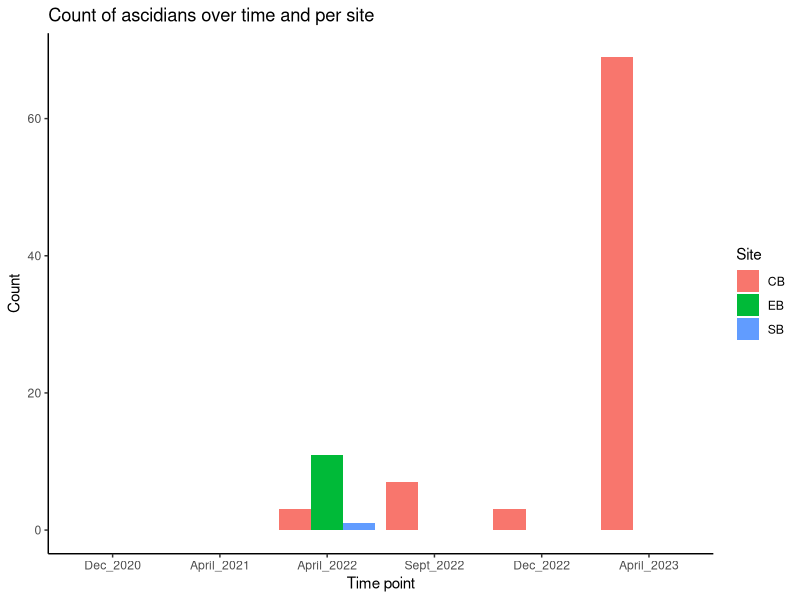
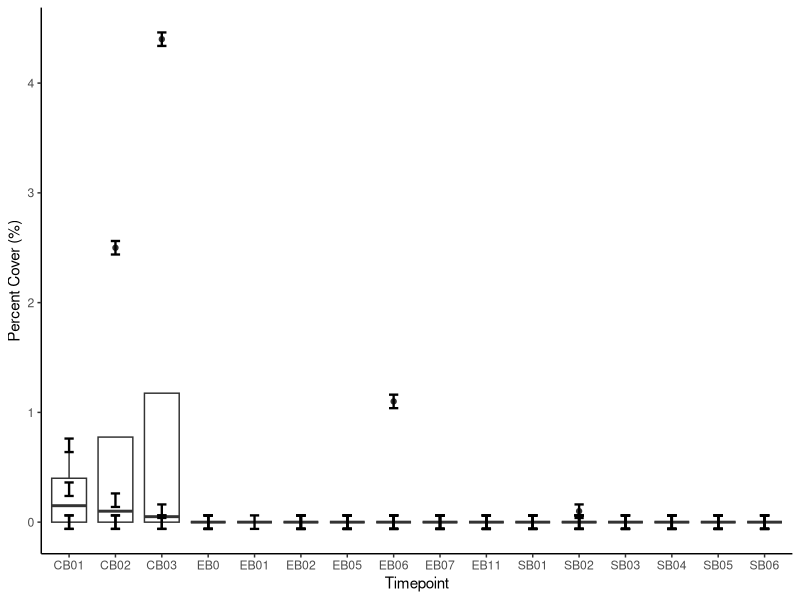

R code for these plots, in order: (Note: this script raises an error after producing the figures.)
## ---- chunk 1
rm(list=ls())
library(tidyverse)
library(dplyr)
library(readxl)
## ---- chunk 2
benthic.data <- read_excel("Benthic_cover.xlsx")
## ---- chunk 3
ascidians.full <- benthic.data[, c("Image ID", "Image name", "TP", "Site", "Transect_ID", "Transect_no", "ASCD")]
## ---- chunk 4
month_year <- strsplit(ascidians.full$TP, "_")
month <- sapply(month_year, function(x) x[1])
year <- sapply(month_year, function(x) x[2])
months <- c("January", "February", "March", "April", "May", "June", "July",
            "August", "Sept", "October", "November", "Dec") 
            # Sept and Dec because that's how they're saved in ascidians.full
month_numeric <- match(month, months)
year_numeric <- as.numeric(year)
date <- as.Date(paste(year_numeric, month_numeric, "01", sep = "-"))

# Save the date in a new column, other than TP
ascidians.full$Date <- date
## ---- chunk 5
# Summed up cover = how many is there
ascidians.sum <- ascidians.full %>%
  group_by(TP, Site, Date) %>%
  summarize(sum_cover = sum(ASCD))

# remove NAs first
ascidians.sum <- na.omit(ascidians.sum)

# order the TPs
ascidians.sum <- ascidians.sum %>%
  mutate(TP = factor(TP, levels = c("Dec_2020", "April_2021", "April_2022", "Sept_2022", "Dec_2022",  "April_2023"))) %>%
  arrange(TP)

# simple plot
ggplot(ascidians.sum, aes(x = TP, y = sum_cover, fill = Site)) +
  geom_bar(stat = "identity", position = "dodge") +
  labs(x = "Time point", y = "Count", fill = "Site") +
  ggtitle("Count of ascidians over time and per site") +
  theme_classic()


# Mean cover = on average, how many is there per TP and Site
# ascidians.mean <- 
## ---- chunk 6
# pivot table
t.cover <- benthic.data %>% pivot_longer(c(Acanthastrea:Valspp), names_to = "Genera", values_to = "Cover")

# calculate mean cover & SD and SE by transect
mean.cover <- t.cover %>%
  group_by(TP, Site, Transect_ID, Genera) %>%
  summarize(mean_cover = mean(Cover)) %>%
  mutate(SE = sd(mean_cover) / sqrt(n()),
         SD = sd(mean_cover))




# calculate sum of cover values for each transect - rowSums
# make new column called percent_cover - multiply by 100 to get percent
transect.percent.cover <- mean.cover %>%
  group_by(TP, Site, Transect_ID) %>%
  summarize(percent_cover = sum(mean_cover[Genera == "ASCD"]) / sum(mean_cover) * 100, .groups = "drop") %>%
  mutate(SE = sd(percent_cover)/sqrt(n()))

# percent cover per site
site.percent.cover <- mean.cover %>%
  group_by(TP, Site) %>%
  summarize(percent_cover = sum(mean_cover[Genera == "ASCD"]) / sum(mean_cover) * 100, .groups = "drop") %>%
  mutate(SE = sd(percent_cover)/sqrt(n()))

# percent cover per time point
tp.percent.cover <- mean.cover %>%
  group_by(TP) %>%
  summarize(percent_cover = sum(mean_cover[Genera == "ASCD"]) / sum(mean_cover) * 100, .groups = "drop") %>%
  mutate(SE = sd(percent_cover)/sqrt(n()))



# plot per time point -> not the correct plot -> need to integrate TP and possibly site?
ggplot(transect.percent.cover, aes(x = Transect_ID, y = percent_cover)) +
  geom_boxplot() +
  geom_errorbar(aes(ymin = percent_cover - SE, ymax = percent_cover + SE),
                width = 0.2, color = "black", size = 0.8) +
  xlab("Timepoint") +
  ylab("Percent Cover (%)") +
  theme_classic()
## ---- chunk 7
# first average benthic data at transect level (average over 10 quadrats)
mean.cover.transects <- t.cover %>%
  group_by(TP, Site, Transect_ID, Genera) %>%
  summarize(mean_cover = mean(Cover))

# pivot long table back to wide
mean.cover.transects <- mean.cover.transects %>%
  pivot_wider(names_from = Genera, values_from = mean_cover)

ascd.occurr <- mean.cover.transects %>%
  mutate(ascd_occurrence = ifelse(ASCD != 0, "present", "absent"))

sum(ascd.occurr$ascd_occurrence == "present") # only 8 transects where ascidians occur

# calculate FOC for each TRANSECT_ID
transect.foc <- ascd.occurr %>%
  group_by(TP, Site, Transect_ID) %>%
  summarize(foc = (sum(ascd_occurrence == "present") / length(ascd.occurr$Transect_ID))*100)
# not sure if this length(benthic.data$Transect_no) is correct

# calculate FOC for each Site
site.foc <- ascd.occurr %>%
  group_by(TP, Site) %>%
  summarize(foc = (sum(ascd_occurrence == "present") / length(ascd.occurr$Transect_ID))*100)
# do you still use Transect_no here?

# calculate FOC per TP
TP.foc <- ascd.occurr %>%
  group_by(TP) %>%
  summarize(foc = (sum(ascd_occurrence == "present") / length(ascd.occurr$Transect_ID))*100)
## ---- chunk 8
colnames(benthic_data)
# make new data frame with columns without hard corals and sand (easier than taking them out of current df)
# also excluded dead coral and rubble
selected.cols <- c("TP", "Site", "Transect_ID", "Transect_no", "Anemone", "ASCD", "BInv", "CalcInvert", "SC", "SP", "Zoo", "Sediment", "Rhodo", "cyafil", "Cyanob", "TAS", "AL_fleshy", "AL_fol", "Amansia",  "ampart", "Asparago", "Bryopsis","calc_macro",  "Caulcupre", "CauRac", "CCA", "Chaeto", "Chlor", "CodFrag", "Colpo", "CYANO_DHC","Dasy","Dictyopter","Dictyota", "Halimeda","HALY", "Hormo", "Hydrocl", "Hyp", "Laur","MACR_Fil_A","MACR_LTH_O","Mal","MLRP", "Padina", "Ploc", "Sargassum", "Tri_fra", "Turf", "Ulva","Valspp" )
rel.cover.data <- benthic.data[selected.cols]

# calculate mean cover by transect -> transpose first
t.rel.cover <- rel.cover.data %>% pivot_longer(c(Anemone:Valspp), names_to = "Genera", values_to = "Cover")

rel.cover.mean.transects <- t.rel.cover %>%
  group_by(TP, Site, Transect_ID, Genera) %>%
  summarize(mean_cover = mean(Cover))

# transpose back
rel.cover.mean.transects <- rel.cover.mean.transects %>%
  pivot_wider(names_from = Genera, values_from = mean_cover)

# relative ascidian cover = sum(ascidian cover) / sum(all other cover)
rel.ascd.cover <-rel.cover.mean.transects %>%
  group_by(TP, Site, Transect_ID) %>%
  summarize(rel_ascd_cover = ASCD/sum(AL_fleshy:cyafil))

# if ASCD = 0 -> NaN
# if total sum = 0 -> Inf
